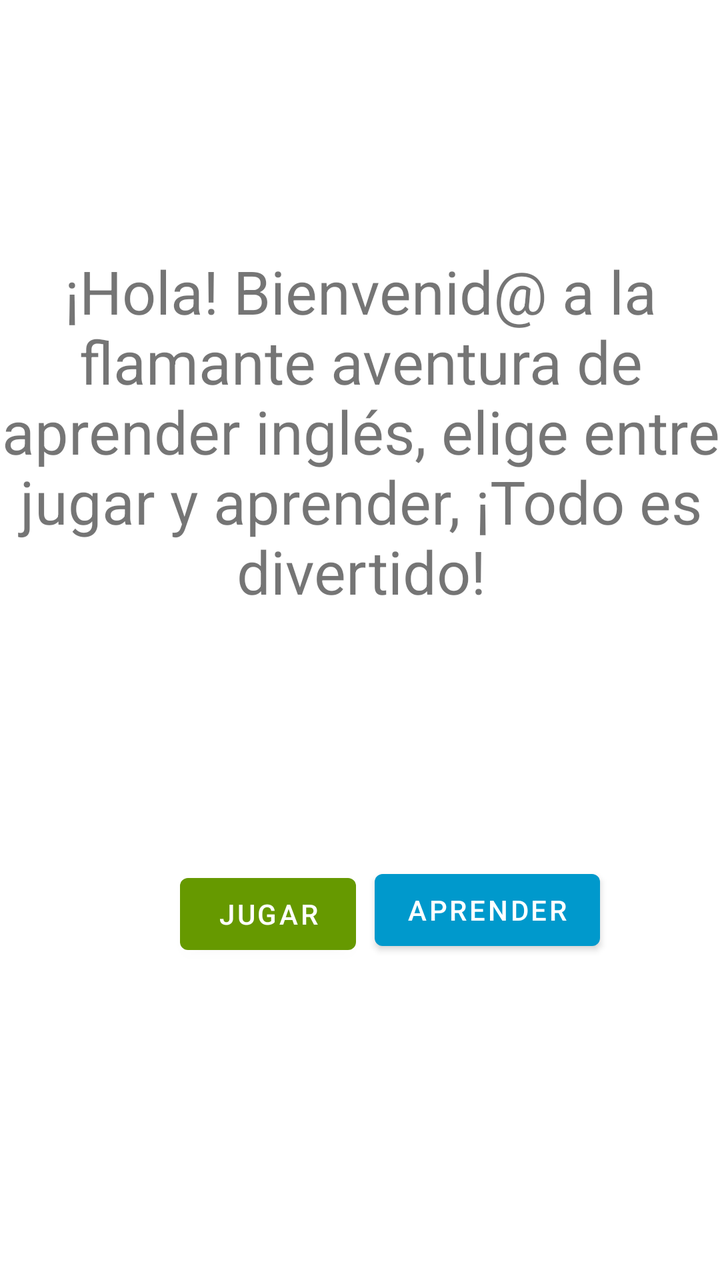
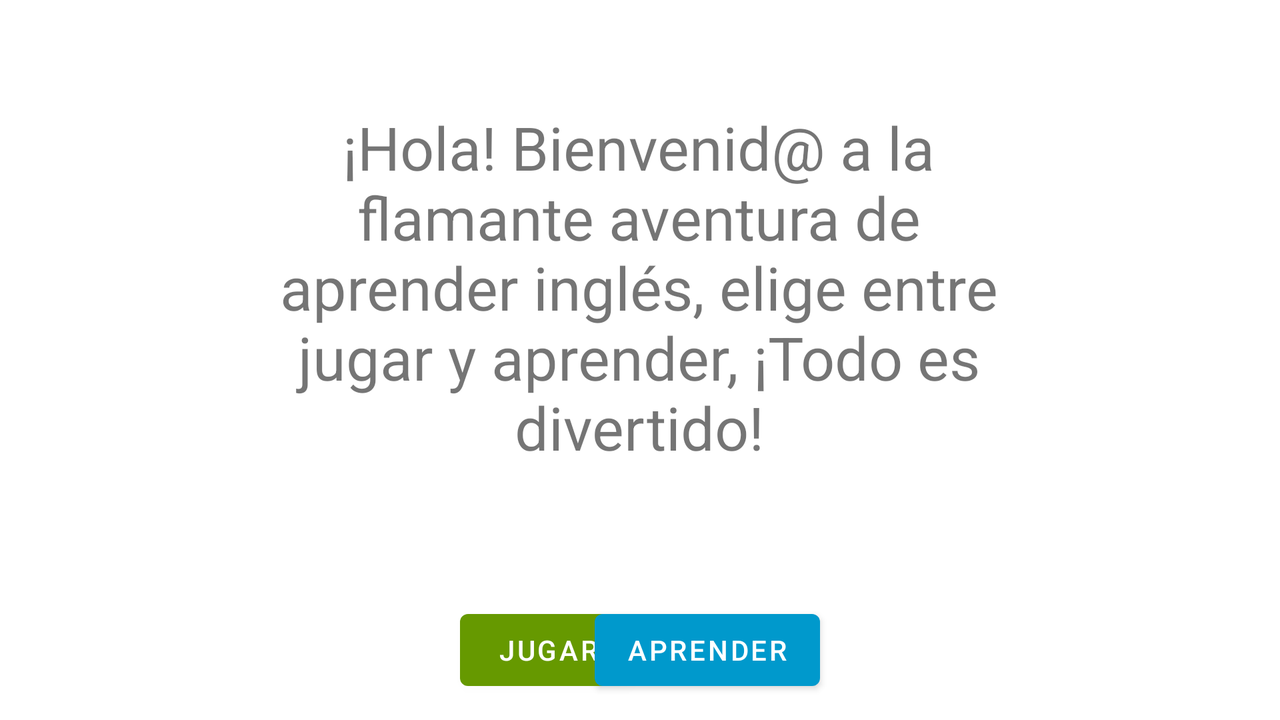

Compare how this app lays out the same screen by default and in its alternative resource folder. The renders come first, then the two layout files and the values they reference.
<!-- AndroidManifest.xml: application theme Theme.AprenderIdioma -->
<!-- res/layout/activity_main.xml -->
<?xml version="1.0" encoding="utf-8"?>
<androidx.constraintlayout.widget.ConstraintLayout xmlns:android="http://schemas.android.com/apk/res/android"
    xmlns:app="http://schemas.android.com/apk/res-auto"
    xmlns:tools="http://schemas.android.com/tools"
    android:id="@+id/layoutBienvenida"
    android:layout_width="match_parent"
    android:layout_height="match_parent"
    android:background="@drawable/gradient_list"
    tools:context=".MainActivity">

    <TextView
        android:id="@+id/textView"
        android:layout_width="372dp"
        android:layout_height="255dp"
        android:layout_marginTop="88dp"
        android:gravity="center"
        android:text="@string/Intro"
        android:textSize="30sp"
        app:layout_constraintLeft_toLeftOf="parent"
        app:layout_constraintRight_toRightOf="parent"
        app:layout_constraintTop_toTopOf="parent" />

    <Button
        android:id="@+id/buttonJugar"
        android:layout_width="wrap_content"
        android:layout_height="wrap_content"
        android:layout_marginStart="90dp"
        android:layout_marginTop="90dp"
        android:text="@string/jugar"
        app:backgroundTint="@android:color/holo_green_dark"
        app:layout_constraintStart_toStartOf="parent"
        app:layout_constraintTop_toBottomOf="@+id/textView" />

    <Button
        android:id="@+id/buttonAprender"
        android:layout_width="wrap_content"
        android:layout_height="wrap_content"
        android:layout_marginTop="88dp"
        android:layout_marginEnd="60dp"
        android:text="@string/aprender"
        app:backgroundTint="@android:color/holo_blue_dark"
        app:layout_constraintEnd_toEndOf="parent"
        app:layout_constraintTop_toBottomOf="@+id/textView" />

</androidx.constraintlayout.widget.ConstraintLayout>
<!-- resources referenced by this layout -->
<resources>
  <string name="Intro">¡Hola! Bienvenid@ a la flamante aventura de aprender inglés, elige entre jugar y aprender, ¡Todo es divertido!</string>
  <string name="aprender">Aprender</string>
  <string name="jugar">Jugar</string>
  <style name="Theme.AprenderIdioma" parent="Theme.MaterialComponents.DayNight.NoActionBar">
          
          <item name="colorPrimary">@color/purple_500</item>
          <item name="colorPrimaryVariant">@color/purple_700</item>
          <item name="colorOnPrimary">@color/white</item>
          
          <item name="colorSecondary">@color/teal_200</item>
          <item name="colorSecondaryVariant">@color/teal_700</item>
          <item name="colorOnSecondary">@color/black</item>
          
          <item name="android:statusBarColor" tools:targetApi="l">?attr/colorPrimaryVariant</item>
          
      </style>
  <color name="purple_500">#FF6200EE</color>
  <color name="purple_700">#FF3700B3</color>
  <color name="white">#FFFFFFFF</color>
  <color name="teal_200">#FF03DAC5</color>
  <color name="teal_700">#FF018786</color>
  <color name="black">#FF000000</color>
</resources>
<!-- res/layout-land/activity_main.xml (the repository's variant of the layout above) -->
<!-- drawn on the phone turned sideways -->
<?xml version="1.0" encoding="utf-8"?>
<androidx.constraintlayout.widget.ConstraintLayout xmlns:android="http://schemas.android.com/apk/res/android"
    xmlns:app="http://schemas.android.com/apk/res-auto"
    xmlns:tools="http://schemas.android.com/tools"
    android:id="@+id/layoutBienvenida"
    android:layout_width="match_parent"
    android:layout_height="match_parent"
    android:background="@drawable/gradient_list">

    <TextView
        android:id="@+id/textView2"
        android:layout_width="372dp"
        android:layout_height="255dp"
        android:layout_marginTop="16dp"
        android:gravity="center"
        android:text="@string/Intro"
        android:textSize="30sp"
        app:layout_constraintHorizontal_bias="0.498"
        app:layout_constraintLeft_toLeftOf="parent"
        app:layout_constraintRight_toRightOf="parent"
        app:layout_constraintTop_toTopOf="parent" />

    <Button
        android:id="@+id/buttonJugar"
        android:layout_width="wrap_content"
        android:layout_height="wrap_content"
        android:layout_marginStart="230dp"
        android:layout_marginTop="30dp"
        android:text="@string/jugar"
        app:backgroundTint="@android:color/holo_green_dark"
        app:layout_constraintStart_toStartOf="parent"
        app:layout_constraintTop_toBottomOf="@+id/textView2" />

    <Button
        android:id="@+id/buttonAprender"
        android:layout_width="wrap_content"
        android:layout_height="wrap_content"
        android:layout_marginTop="30dp"
        android:layout_marginEnd="230dp"
        android:text="@string/aprender"
        app:backgroundTint="@android:color/holo_blue_dark"
        app:layout_constraintEnd_toEndOf="parent"
        app:layout_constraintTop_toBottomOf="@+id/textView2" />
</androidx.constraintlayout.widget.ConstraintLayout>
